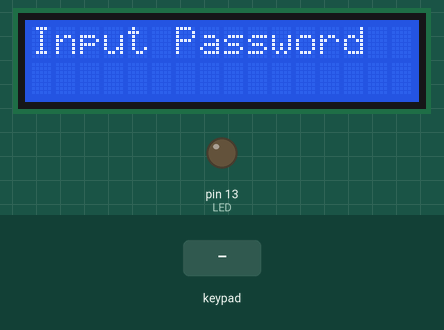
Recording of a sketch running on a simulated Arduino Uno, built with avr-gcc and run on an emulated ATmega328P. Parts: 16×2 character LCD, output pins drawn as LEDs (lit = HIGH). Inputs (shaded band) come from the test bench.

Above: at 1.2 s.
1.3 s: keypad keys 1 3 7 9 # pressed 0.4 s apart
At 3.9 s:
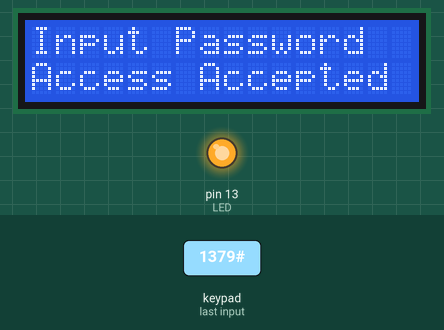
6.3 s: key '#' pressed
At 6.8 s:
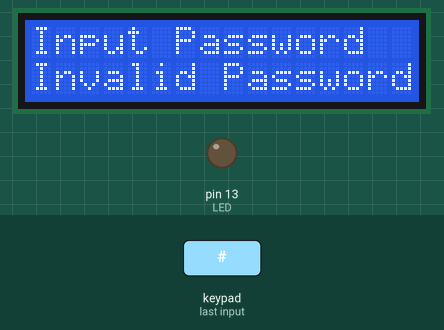
9.3 s: key '2' pressed
At 9.9 s:
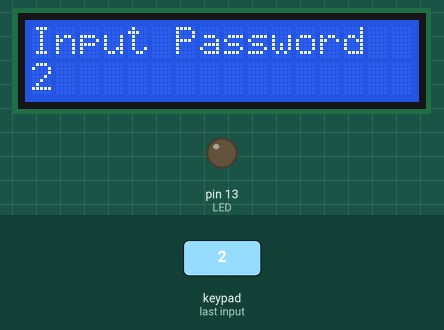
10.8 s: keypad keys 2 3 4 5 pressed 0.4 s apart
At 13.1 s:
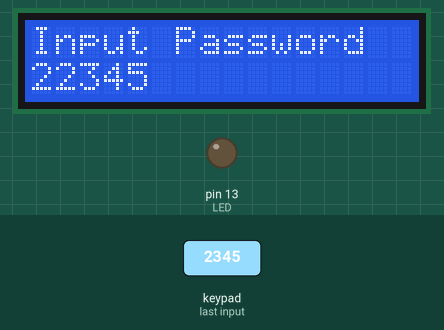
Timing chart, 0 to 14.6 s (numbered marks = the images above; inputs shaded):
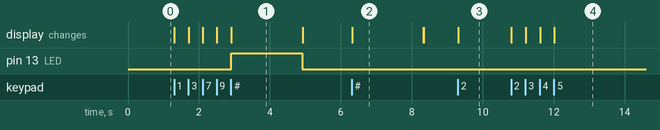

Measured:
- after the input at 1.3 s, pin 13 (LED): LOW → HIGH after 1.6 s, → LOW 2.0 s later; the display: first changes at once (image 1 shows a later state)
- after the input at 6.3 s, the display: changes at once (image 2)
- after the input at 9.3 s, the display: changes at once (image 3)
- after the input at 10.8 s, the display: first changes at once (image 4 shows a later state)
- what the display in image 1 shows lasts 2.0 s, from 2.9 s to 4.9 s

The sketch:

index.ino
```cpp
#include <Keypad.h>
#include <LiquidCrystal_I2C.h>
LiquidCrystal_I2C lcd(0x27,16,2);

const byte ROWS = 4;
const byte COLS = 4;

char Keys[ROWS][COLS] = {
  {'1','2','3','A'},
  {'4','5','6','B'},
  {'7','8','9','C'},
  {'*','0','#','D'}
};

byte rowPins[ROWS] = {2, 3, 4, 5};
byte colPins[COLS] = {6, 7, 8, 9};

Keypad customKeypad = Keypad( makeKeymap(Keys), rowPins, colPins, ROWS, COLS);

#define LED 13
char customKey;
int number = 0;
int password = 1379;

void setup() {
  lcd.init ();
  lcd.setBacklight(HIGH);
  pinMode(LED, OUTPUT);
}

void loop() {
  lcd.setCursor(0,0);
  lcd.print("Input Password");

  customKey = customKeypad.getKey();

  switch(customKey){
    case '0' ... '9':
      lcd.setCursor(0,1);
      number = number * 10 + (customKey - '0');
      lcd.print(number);
    break;

    case '#':
      if(number == password){
        lcd.setCursor(0,1);
        lcd.print("Access Accepted ");
        digitalWrite(LED, HIGH);
        delay(2000);
        digitalWrite(LED, LOW);
        number = 0;
        lcd.clear();
      }
      else{
        lcd.setCursor(0,1);
        lcd.print("Invalid Password");
        delay(2000);
        number = 0;
        lcd.clear();
      }
    break;

    case '*':
      number = 0;
      lcd.clear();
    break;
  }
}
```
